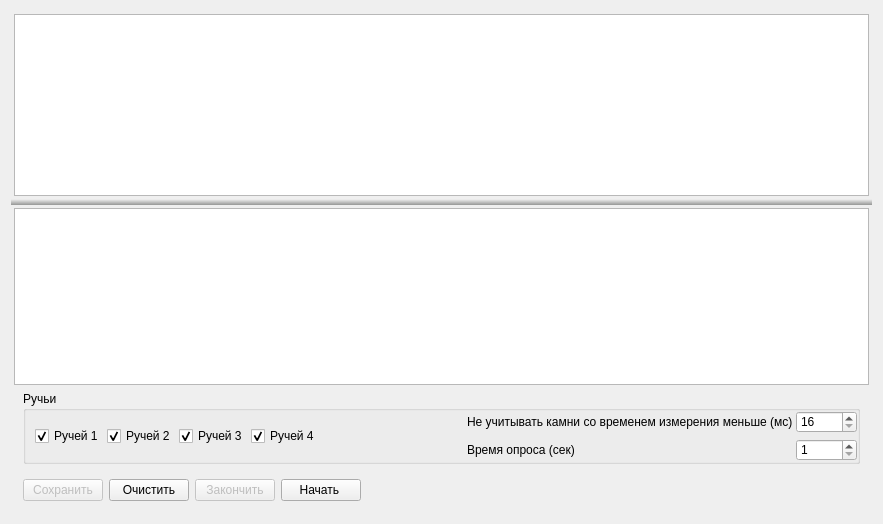
<?xml version="1.0" encoding="UTF-8"?>
<ui version="4.0">
 <class>SPRSeparateDetailTableWidget</class>
 <widget class="QWidget" name="SPRSeparateDetailTableWidget">
  <property name="geometry">
   <rect>
    <x>0</x>
    <y>0</y>
    <width>883</width>
    <height>524</height>
   </rect>
  </property>
  <property name="windowTitle">
   <string>Form</string>
  </property>
  <layout class="QVBoxLayout" name="verticalLayout_2">
   <item>
    <widget class="QSplitter" name="spTables">
     <property name="styleSheet">
      <string notr="true">QSplitter::handle:horizontal {
   width: 6px;
	background: qlineargradient(spread:pad, x1:0, y1:0, x2:1, y2:0, stop:0 rgb(242, 242, 242), stop:1 rgb(149, 150, 149))
}

QSplitter::handle:vertical {
    height: 6px;
	background: qlineargradient(spread:pad, x1:0, y1:1, x2:0, y2:0, stop:0 rgb(149, 150, 149), stop:1 rgb(242, 242, 242))
}</string>
     </property>
     <property name="orientation">
      <enum>Qt::Vertical</enum>
     </property>
     <widget class="QWidget" name="upWidget" native="true">
      <layout class="QHBoxLayout" name="horizontalLayout">
       <property name="spacing">
        <number>3</number>
       </property>
       <property name="leftMargin">
        <number>3</number>
       </property>
       <property name="topMargin">
        <number>3</number>
       </property>
       <property name="rightMargin">
        <number>3</number>
       </property>
       <property name="bottomMargin">
        <number>3</number>
       </property>
       <item>
        <widget class="SPRSeparateDetailsTable" name="tSeparateDetail">
         <attribute name="horizontalHeaderStretchLastSection">
          <bool>true</bool>
         </attribute>
         <attribute name="verticalHeaderVisible">
          <bool>false</bool>
         </attribute>
        </widget>
       </item>
      </layout>
     </widget>
     <widget class="QWidget" name="downWidget" native="true">
      <layout class="QVBoxLayout" name="verticalLayout_3">
       <property name="leftMargin">
        <number>3</number>
       </property>
       <property name="topMargin">
        <number>3</number>
       </property>
       <property name="rightMargin">
        <number>3</number>
       </property>
       <property name="bottomMargin">
        <number>3</number>
       </property>
       <item>
        <widget class="SPRSeparateDetailsSummaryTable" name="tSeparateDetailSummary">
         <property name="selectionMode">
          <enum>QAbstractItemView::SingleSelection</enum>
         </property>
         <property name="selectionBehavior">
          <enum>QAbstractItemView::SelectRows</enum>
         </property>
         <attribute name="horizontalHeaderStretchLastSection">
          <bool>true</bool>
         </attribute>
        </widget>
       </item>
       <item>
        <widget class="QWidget" name="widget_3" native="true">
         <layout class="QVBoxLayout" name="verticalLayout_4">
          <property name="spacing">
           <number>3</number>
          </property>
          <property name="leftMargin">
           <number>9</number>
          </property>
          <property name="topMargin">
           <number>0</number>
          </property>
          <property name="bottomMargin">
           <number>0</number>
          </property>
          <item>
           <widget class="QWidget" name="threadsWidget" native="true">
            <layout class="QVBoxLayout" name="verticalLayout">
             <property name="spacing">
              <number>3</number>
             </property>
             <property name="leftMargin">
              <number>0</number>
             </property>
             <property name="topMargin">
              <number>0</number>
             </property>
             <property name="rightMargin">
              <number>0</number>
             </property>
             <property name="bottomMargin">
              <number>0</number>
             </property>
             <item>
              <widget class="QGroupBox" name="gbThreads">
               <property name="title">
                <string>Ручьи</string>
               </property>
               <layout class="QHBoxLayout" name="horizontalLayout_3">
                <property name="spacing">
                 <number>3</number>
                </property>
                <property name="leftMargin">
                 <number>9</number>
                </property>
                <property name="topMargin">
                 <number>0</number>
                </property>
                <property name="rightMargin">
                 <number>0</number>
                </property>
                <property name="bottomMargin">
                 <number>0</number>
                </property>
                <item>
                 <widget class="QCheckBox" name="checkBox">
                  <property name="text">
                   <string>Ручей 1</string>
                  </property>
                  <property name="checked">
                   <bool>true</bool>
                  </property>
                 </widget>
                </item>
                <item>
                 <widget class="QCheckBox" name="checkBox_2">
                  <property name="text">
                   <string>Ручей 2</string>
                  </property>
                  <property name="checked">
                   <bool>true</bool>
                  </property>
                 </widget>
                </item>
                <item>
                 <widget class="QCheckBox" name="checkBox_3">
                  <property name="text">
                   <string>Ручей 3</string>
                  </property>
                  <property name="checked">
                   <bool>true</bool>
                  </property>
                 </widget>
                </item>
                <item>
                 <widget class="QCheckBox" name="checkBox_4">
                  <property name="text">
                   <string>Ручей 4</string>
                  </property>
                  <property name="checked">
                   <bool>true</bool>
                  </property>
                 </widget>
                </item>
                <item>
                 <spacer name="hsTreads">
                  <property name="orientation">
                   <enum>Qt::Horizontal</enum>
                  </property>
                  <property name="sizeHint" stdset="0">
                   <size>
                    <width>40</width>
                    <height>20</height>
                   </size>
                  </property>
                 </spacer>
                </item>
                <item>
                 <widget class="QWidget" name="widget" native="true">
                  <layout class="QFormLayout" name="formLayout">
                   <property name="horizontalSpacing">
                    <number>3</number>
                   </property>
                   <property name="leftMargin">
                    <number>9</number>
                   </property>
                   <property name="topMargin">
                    <number>0</number>
                   </property>
                   <property name="rightMargin">
                    <number>0</number>
                   </property>
                   <property name="bottomMargin">
                    <number>0</number>
                   </property>
                   <item row="0" column="0">
                    <widget class="QLabel" name="label">
                     <property name="text">
                      <string>Не учитывать камни со временем измерения меньше (мс)</string>
                     </property>
                    </widget>
                   </item>
                   <item row="1" column="0">
                    <widget class="QLabel" name="label_2">
                     <property name="text">
                      <string>Время опроса (сек)</string>
                     </property>
                    </widget>
                   </item>
                   <item row="0" column="1">
                    <widget class="QSpinBox" name="leMinimumTimeScope">
                     <property name="minimum">
                      <number>16</number>
                     </property>
                     <property name="maximum">
                      <number>99999</number>
                     </property>
                     <property name="singleStep">
                      <number>16</number>
                     </property>
                    </widget>
                   </item>
                   <item row="1" column="1">
                    <widget class="QSpinBox" name="leCommandTimeInterval">
                     <property name="minimum">
                      <number>1</number>
                     </property>
                     <property name="maximum">
                      <number>10</number>
                     </property>
                    </widget>
                   </item>
                  </layout>
                 </widget>
                </item>
               </layout>
              </widget>
             </item>
            </layout>
           </widget>
          </item>
         </layout>
        </widget>
       </item>
       <item>
        <widget class="QWidget" name="widget_5" native="true">
         <layout class="QHBoxLayout" name="horizontalLayout_4">
          <item>
           <widget class="QPushButton" name="bSave">
            <property name="enabled">
             <bool>false</bool>
            </property>
            <property name="text">
             <string>Сохранить</string>
            </property>
           </widget>
          </item>
          <item>
           <widget class="QPushButton" name="bClear">
            <property name="text">
             <string>Очистить</string>
            </property>
           </widget>
          </item>
          <item>
           <widget class="QPushButton" name="bEndScope">
            <property name="enabled">
             <bool>false</bool>
            </property>
            <property name="text">
             <string>Закончить</string>
            </property>
           </widget>
          </item>
          <item>
           <widget class="QPushButton" name="bBeginScope">
            <property name="text">
             <string>Начать </string>
            </property>
           </widget>
          </item>
          <item>
           <spacer name="horizontalSpacer_3">
            <property name="orientation">
             <enum>Qt::Horizontal</enum>
            </property>
            <property name="sizeHint" stdset="0">
             <size>
              <width>40</width>
              <height>20</height>
             </size>
            </property>
           </spacer>
          </item>
         </layout>
        </widget>
       </item>
      </layout>
     </widget>
    </widget>
   </item>
  </layout>
 </widget>
 <customwidgets>
  <customwidget>
   <class>SPRSeparateDetailsTable</class>
   <extends>QTableView</extends>
   <header>sprseparatedetailstable.h</header>
  </customwidget>
  <customwidget>
   <class>SPRSeparateDetailsSummaryTable</class>
   <extends>QTableView</extends>
   <header>sprseparatedetailssummarytable.h</header>
  </customwidget>
 </customwidgets>
 <resources/>
 <connections/>
</ui>
